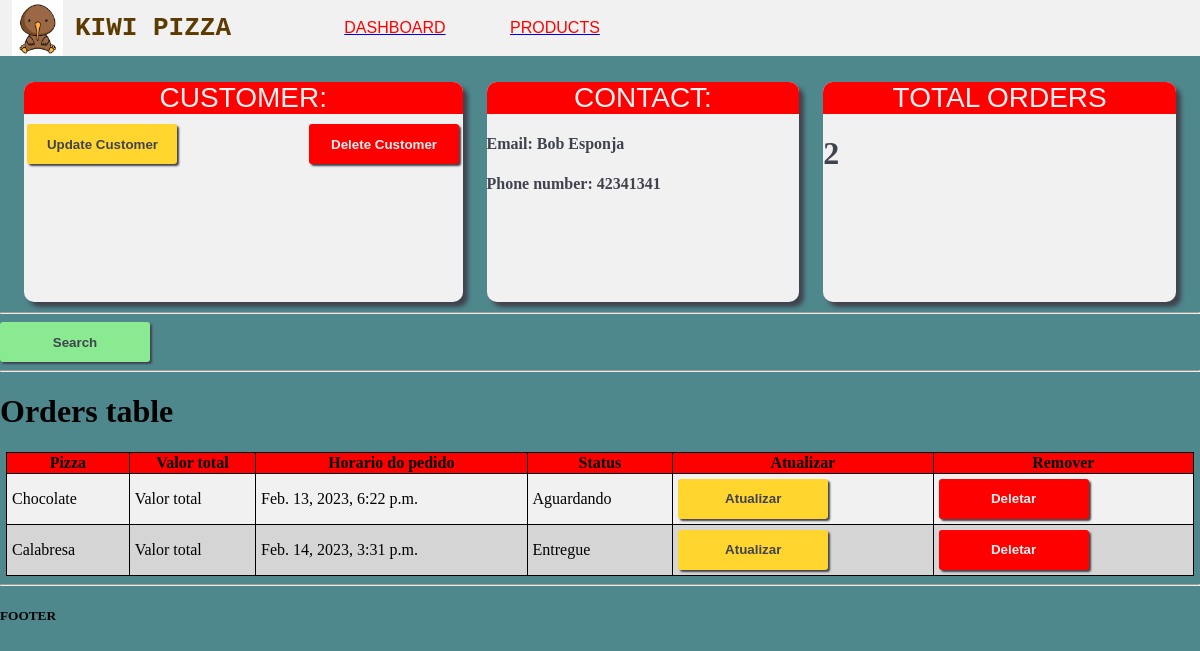
The page /cliente/3/ on the database its author committed.
### accounts/models.py (models this page shows, shortened)
class Cliente(models.Model):
    nome = models.CharField(max_length=200, null=True)
    telefone = models.CharField(max_length=200, null=True)
    email = models.CharField(max_length=200, null=True)
    data_criado = models.DateTimeField(auto_now_add=True, null=True)

class Pizza(models.Model):
    CATEGORIA=(
        ('Salgada', 'Salgada'),
        ('Doce', 'Doce'),
        ('Especial', 'Especial'),
    )
    TAMANHO=(
        ('Brotinho','Brotinho'),
        ('Media', 'Media'),
        ('Familia', 'Familia'),
        ('Gigante', 'Gigante'),
    )
    nome = models.CharField(max_length=200, null=True)
    valor = models.FloatField(null=True)
    tamanho = models.CharField(max_length=200, null=True, choices=TAMANHO)
    categoria = models.CharField(max_length=200, null=True, choices=CATEGORIA)
    descricao = models.CharField(max_length=200, null=True, blank=True)
    data_criado = models.DateTimeField(auto_now_add=True, null=True)
    def __str__(self):
        return self.nome

class Pedido(models.Model):
    STATUS = (
        ('Aguardando', 'Aguardando'),
        ('Saiu para entrega', 'Saiu para entrega'),
        ('Entregue', 'Entregue'),
    )
    cliente = models.ForeignKey(Cliente, null=True, on_delete=models.SET_NULL)
    pizza = models.ManyToManyField(Pizza)
    data_criado = models.DateTimeField(auto_now_add=True, null=True)
    status = models.CharField(max_length=200, null=True, choices=STATUS)

### accounts/views.py (the view)
# urls.py: path('cliente/<str:pk>/', views.cliente, name="cliente"),
def cliente(request, pk):
    cliente = Cliente.objects.get(id=pk)
    pedidos = cliente.pedido_set.all()
    pedidos_count = pedidos.count()
    context = {'cliente':cliente, 'pedidos':pedidos, 'pedidos_count':pedidos_count}
    return render(request, 'accounts/cliente.html', context)

### accounts/templates/accounts/cliente.html
{% extends 'accounts/main.html' %} {% block content %}
<div class="flex-dashboard">
  <div class="card flex-item">
    <div class="card-title-1">Customer:</div>
    <div class="botoes">
      <button class="btn update">Update Customer</button>
      <button class="btn delete">Delete Customer</button>
    </div>
  </div>
  <div class="card flex-item">
    <div class="card-title-1">Contact:</div>
    <h4>Email: {{cliente.nome}}</h4>
    <h4>Phone number: {{cliente.telefone}}</h4>
  </div>
  <div class="card flex-item">
    <div class="card-title-1">Total orders</div>
    <h1>{{pedidos_count}}</h1>
  </div>
</div>
<hr />
<button class="btn create">Search</button>
<hr />
<h1>Orders table</h1>
<table>
  <tr>
    <th>Pizza</th>
    <th>Valor total</th>
    <th>Horario do pedido</th>
    <th>Status</th>
    <th>Atualizar</th>
    <th>Remover</th>
  </tr>
  {% for pedido in pedidos %}
  <tr>
    <td>{% for pizza in pedido.pizza.all %} {{pizza}} {% endfor %}</td>
    <td>Valor total</td>
    <td>{{pedido.data_criado}}</td>
    <td>{{pedido.status}}</td>
    <td>
      <a href="{% url 'atualizar_pedido' pedido.id %}"><button class="btn update">Atualizar</button></a>
    </td>
    <td>
      <a href="{% url 'deletar_pedido' pedido.id %}"><button class="btn delete">Deletar</button></a>
    </td>
  </tr>
  {% endfor %}
</table>
{% endblock %}

### static/css/style.css (style rules this page uses)
body { background-color: #4e878c; }
table { margin: 5px auto; width: 99%; }
table, th, td { border-style: solid; border-collapse: collapse; border-width: 1px; border-color: black; }
td { text-align: left; padding: 5px; }
tr:nth-child(odd) { background-color: #d5d5d5; }
tr:nth-child(even) { background-color: #f1f1f1; }
th { background-color: #ff0000; }
.card { background-color: #f1f1f1; color: #40434e; border-radius: 10px; box-shadow: 5px 5px 4px #40434e; }
.card-title-1 { text-transform: uppercase; text-align: center; border-top-left-radius: 10px; border-top-right-radius: 10px; font-family: "Lucida Sans", "Lucida Sans Regular", "Lucida Grande", "Lucida Sans Unicode", Verdana, sans-serif; font-size: 28px; color: #f1f1f1; background-color: #ff0000; }
.flex-dashboard { display: flex; flex-wrap: wrap; justify-content: space-evenly; margin: 10px 2vw; gap: 2vw; }
.flex-item { min-height: 220px; background-color: #f1f1f1; box-shadow: 5px 5px 4px #40434e; border-radius: 10px; flex-grow: 1; }
.botoes { margin-top: 10px; display: flex; flex-direction: row; align-items: center; justify-content: center; gap: 30%; }
.btn { width: 150px; height: 40px; box-shadow: 2px 2px 2px #40434e; font-weight: bold; }
.create { background-color: #8aea92; color: #40434e; border-radius: 3px; border-style: none; }
.delete { background-color: #ff0000; color: #f1f1f1; border-radius: 3px; border-style: none; }
.update { background-color: #ffd52e; color: #40434e; border-radius: 3px; border-style: none; }

### rows shown on the page
Cliente: nome "Bob Esponja", telefone "42341341"
Pedido: data_criado "Feb. 13, 2023, 6:22 p.m.", status "Aguardando"
Pizza: nome "Chocolate"
Pedido: data_criado "Feb. 14, 2023, 3:31 p.m.", status "Entregue"
Pizza: nome "Calabresa"

### other values the page prints
{{ pedidos_count }} "2"
